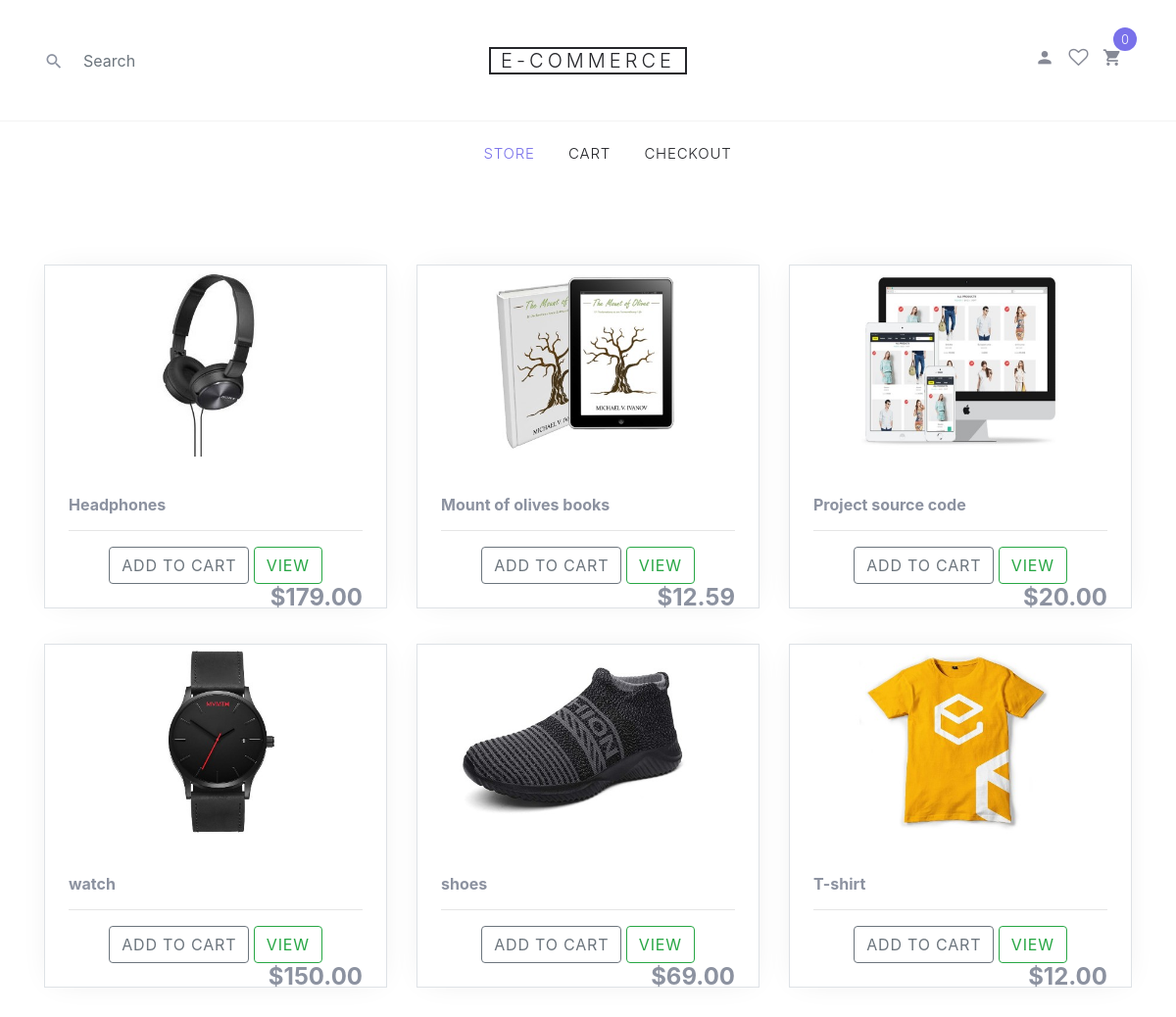
The page / on the database its author committed.
### store/models.py (models this page shows, shortened)
class Product(models.Model):
	name = models.CharField(max_length=200)
	price = models.FloatField()
	digital = models.BooleanField(default=False, null=True, blank=True)
	image = models.ImageField(upload_to="Product/image", null=True, blank=True)
	@property     #----> for avoiding image errors
	def imageURL(self):
		try:
			url =self.image.url
		except:
			url =""
		return url

### store/views.py (the view)
# urls.py: path("", Store.as_view(), name='store'),
class Store(generic.ListView):
	template_name = "store/store.html"
	def get_context_data(self, *args, **kwargs):
		context = super(Store, self).get_context_data(*args, **kwargs)
		context["products"] = self.object_list["products"]
		context["items"] = self.object_list["items"] #--->Multiple context objects for rendering
		context["order"] =self.object_list["order"]
		context["cartItems"] = self.object_list["cartItems"]
		return context
	def get_queryset(self, *args, **kwargs):
		request = self.request
		if request.user.is_authenticated:
			customer = request.user.customer #---> customer and user have OneToOne relationship
			order, created = Order.objects.get_or_create(customer=customer, complete=False)
			items = order.orderitem_set.all()
			cartItems = order.get_cart_items
		else:
			items =[]
			order= { "get_cart_total":0, "get_cart_items":0}
			cartItems = order['get_cart_items']
		products = 	Product.objects.all()
		return { "items": items, "order":order, "products":products, "cartItems":cartItems}

### store/templates/store/store.html (shortened to what this page needs)
{% extends 'store/main.html' %}
{% load static %}
{% block body %}
  <div class="site-section">
      <div class="container">
			<div class="row mb-5">
				{% for product in products %}
		    <div class="col-sm-6 col-lg-4 mb-4" data-aos="fade-up">
		        <div class="block-4 text-center border">
		            <figure class="block-4-image">
		                <img src="{{product.imageURL}}" alt="Image placeholder" class="img-fluid">
		            </figure>
		            <div class="block-4-text p-4">
		            	<h6 class=" font-weight-bold" align="left" >{{product.name}}</h6><hr>
		                <div class="container">
		                <button data-product="{{product.id}}" data-action="add" class="btn
							btn-outline-secondary add-btn update-cart">Add to Cart</button>
		                <a class="btn btn-outline-success" href="#">View</a><br>
		            	</div>
		            	<h4 style="display: inline-block; float: right"><strong>${{product.price| floatformat:2}}</strong></h4>
		            </div>
		        </div>
		    </div>
				{% endfor %}
			</div>
		</div>
	</div>
{% endblock %}

### static_cdn_test/static/css/style.css (style rules this page uses)
body { line-height: 1.7; color: #8c92a0; font-weight: 300; font-size: 16px; }
a { -webkit-transition: .3s all ease; -o-transition: .3s all ease; transition: .3s all ease; }
.btn { text-transform: uppercase; position: relative; -webkit-transition: 0.2s all ease-in-out !important; -o-transition: 0.2s all ease-in-out !important; transition: 0.2s all ease-in-out !important; top: 0; letter-spacing: .05em; }
.site-section { padding: 2.5em 0; }
@media (min-width: 768px) { .site-section { padding: 5em 0; } }
.block-4 { -webkit-box-shadow: 0 0 30px -10px rgba(0, 0, 0, 0.1); box-shadow: 0 0 30px -10px rgba(0, 0, 0, 0.1); background: #fff; }

### rows shown on the page
Product: imageURL (picture), name "Headphones", price "179.00"
Product: imageURL (picture), name "Mount of olives books", price "12.59"
Product: imageURL (picture), name "Project source code", price "20.00"
Product: imageURL (picture), name "watch", price "150.00"
Product: imageURL (picture), name "shoes", price "69.00"
Product: imageURL (picture), name "T-shirt", price "12.00"

### other values the page prints
{{ cartItems }} "0"
